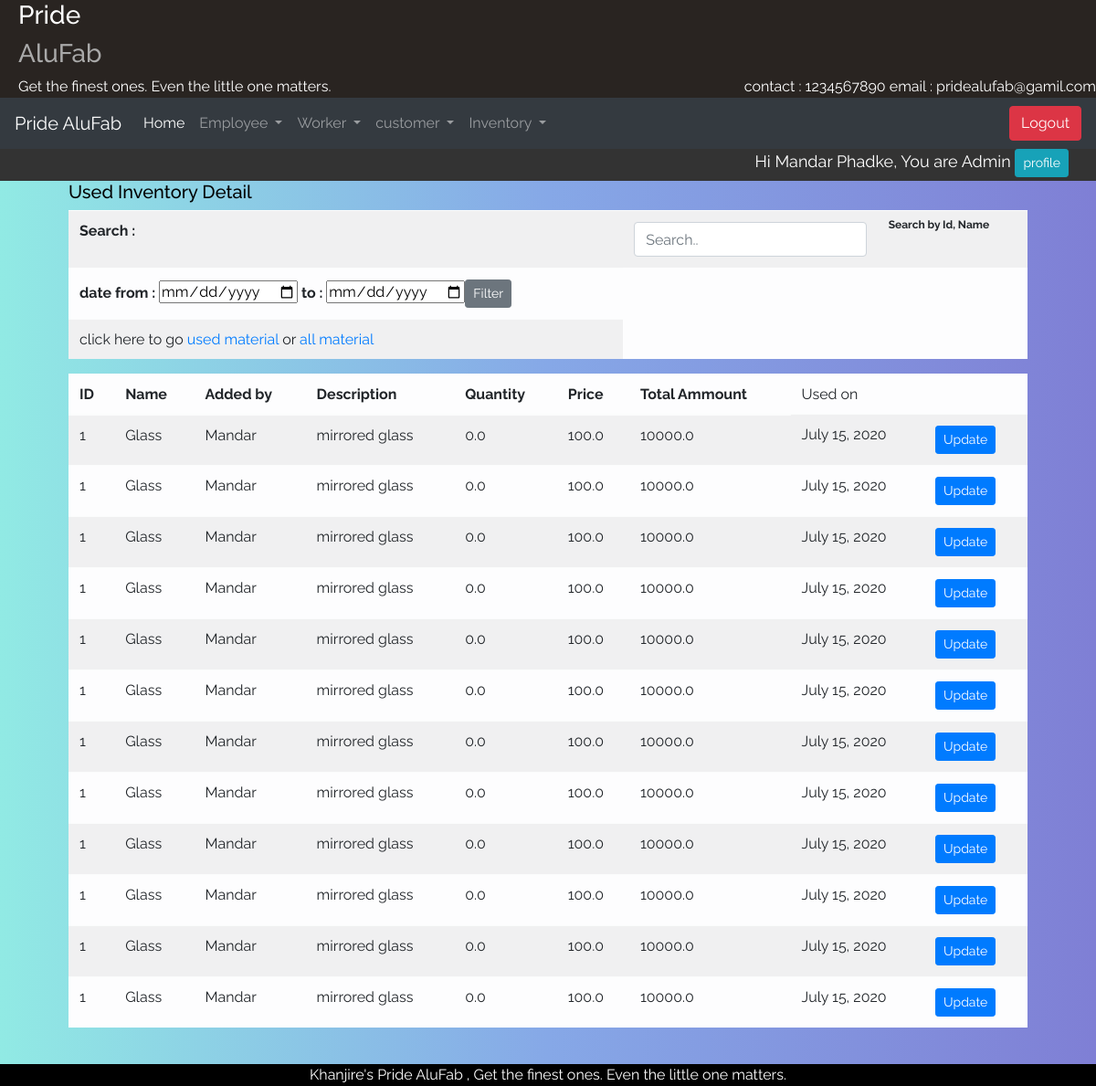
The app's page /Detailenv2 (signed in) with its own data.
### alufab/models.py (models this page shows, shortened)
class Employee(models.Model):
    Emp_id = models.ForeignKey(User, on_delete=models.CASCADE)
    phono = models.IntegerField(default=0)
    Address = models.CharField(default=' ',max_length=100)
    city = models.CharField(default='Ichalkaranji',max_length=20)
    de = [
        ('Manager','Manager'),
        ('Supervisor','Supervisor'),
        ('Admin', 'Admin')
    ]
    designation = models.CharField(max_length=10, choices=de)
    Paymentperday = models.FloatField(default=0)
    is_working=models.BooleanField(default=True)

class Used_material(models.Model):
    used = models.FloatField(default=0)
    cust_name=models.ForeignKey(customer, on_delete=models.CASCADE)
    Emp_id = models.ForeignKey(Employee, on_delete=models.CASCADE)
    Mat_id = models.ForeignKey(material_inventory, on_delete=models.CASCADE)
    userd_on = models.DateField(default=datetime.today)

class material_inventory(models.Model):
    Emp_id = models.ForeignKey(Employee, on_delete=models.CASCADE)
    material_name=models.CharField(max_length=20)
    matrial_description=models.CharField(max_length=100)
    quantity = models.FloatField(default=0)
    price = models.FloatField(default=0)
    total_amt = models.FloatField(default=0)
    is_user = models.BooleanField(default=False)

### alufab/views.py (the view)
# urls.py: path('Detailenv2', views.Detailenv2,name='Detailenv2'),
def Detailenv2(request):
    obj=Used_material.objects.all()
    empid = request.user.id
    desig = Employee.objects.get(Emp_id=empid)
    data={'obj':obj,'desig':desig}
    return render(request, 'alufab/material_used_inventory_list.html', data)

### templates/alufab/material_used_inventory_list.html (shortened to what this page needs)
{% extends 'home.html' %}
{% block content %}
<div class="detail_view">
    <h5>Used Inventory Detail</h5>
    <table class="table table-light table-responsive-sm table-striped table_detail">
        <tr><Th colspan="3">Search : </Th><th colspan="3"><input class="form-control" id="myInput" type="text" placeholder="Search.."></th><th><sub>Search by Id, Name </sub></th></tr>
<tr>
    <th><form method="get" action="{% url 'filterCustomer' %}">date from : <input type="date" name="from"/> to : <input type="date" name="to"/><button type="submit" name="filter" class="btn btn-secondary btn-sm">Filter</button></form></th>
</tr>
<tr>
  <td>click here to go <a href="{% url 'DetailInv1' %}">used material</a> or <a href="{% url 'DetailInv0' %}">all material</a></td>
</tr>
    </table>
    <table class="table table-light table-responsive-sm table-striped table_detail" id="myTable">
      <thead>
          <tr>
                <th class="sort">ID</th>
                <th class="sort">Name</th>
                <th class="sort">Added by</th>
                <th class="sort">Description</th>
                <th class="sort">Quantity</th>
                <th class="sort">Price</th>
                <th class="sort">Total Ammount</th>
                <td class="sort"> Used on</td>
            </tr
          </thead>
          <tbody>
            {%for i in obj%}
            <tr>
                <td><label>{{i.Mat_id.id}}</label></td>
                <td><label>{{i.Mat_id.material_name}}</label></td>
                <td><label>{{i.Mat_id.Emp_id.Emp_id}}</label></td>
                <td><label>{{i.Mat_id.matrial_description}}</label></td>
                <td><label>{{i.Mat_id.quantity}}</label></td>
                <td><label>{{i.Mat_id.price}}</label></td>
                <td><label>{{i.Mat_id.total_amt}}</label></td>
                <td><label>{{i.userd_on}}</label></td>
                <td><a href="{% url 'UpdateInventory' i.id%}"><button class="btn btn-sm btn-primary">Update</button></a></td>
            </tr>
            {%endfor%}
          </tbody>
        </table>
</div>
<br>
{% endblock %}

### templates/home.html (shortened to what this page needs)
{%load static%}
<html lang="en">
<head>
    <link rel="stylesheet" href="https://stackpath.bootstrapcdn.com/bootstrap/4.3.1/css/bootstrap.min.css">
    <link href="https://cdnjs.cloudflare.com/ajax/libs/select2/4.0.6-rc.0/css/select2.min.css" rel="stylesheet" />
<link rel="stylesheet" type="text/css" href="{% static 'css/main.css' %}">
<link rel="stylesheet" type="text/css" href="{% static 'css/util.css' %}">
</head>
<body>
<div class="div_top" >
    <div class="container-">
      <h3 style="color: white;">Pride</h3><h3 style="color: darkgrey;">AluFab</h3><h style="color:white;">Get the finest ones.
        Even the little one matters.</h>
      <div style="float:right; color:white;">
        contact : 1234567890
        email : pridealufab@gamil.com
      </div>
    </div>
  </div>
<nav class="navbar navbar-dark bg-dark navbar-expand-lg sticky-top nav">
    <a class="navbar-brand" href="#">Pride AluFab </a>
    <div class="collapse navbar-collapse" id="navbarSupportedContent">
      <ul class="navbar-nav mr-auto">
        <li class="nav-item active">
          <a class="nav-link" href="{% url 'home'%}">Home</a>
        </li>
          <li class="nav-item dropdown">
            <a class="nav-link dropdown-toggle" href="#" role="button" data-toggle="dropdown" aria-haspopup="true" aria-expanded="false">
              Employee
            </a>
          </li>
          <li class="nav-item dropdown">
            <a class="nav-link dropdown-toggle" href="#" role="button" data-toggle="dropdown" aria-haspopup="true" aria-expanded="false">
              Worker
            </a>
          </li>
          <li class="nav-item dropdown">
            <a class="nav-link dropdown-toggle" href="#" id="navbarDropdown" role="button" data-toggle="dropdown" aria-haspopup="true" aria-expanded="false">
              customer
            </a>
          </li>
          <li class="nav-item dropdown">
            <a class="nav-link dropdown-toggle" href="#" id="navbarDropdown" role="button" data-toggle="dropdown" aria-haspopup="true" aria-expanded="false">
              Inventory
            </a>
          </li>
      </ul>
         <span>
              <a href="{% url 'logout_page'%}"><button class="btn btn-danger">Logout</button></a>
          </span>
    </div>
  </nav>
<div class="div_name">
<span class="Name">
  Hi {{request.user.first_name}} {{request.user.last_name}}, You are {{desig.designation}}
              <a href="{% url 'profile' %}"><button class="btn btn-sm btn-info">profile</button></a>
          </span>
</div>
<div id="wrapper" class="active container-fluid froms">
    {% block content %}{% endblock %}
        </div>
<footer>
      Khanjire's Pride AluFab , Get the finest ones.
        Even the little one matters. </footer>
</body>
</html>

### static/css/main.css (style rules this page uses)
body { color:black; background: #7F7FD5; background: -webkit-linear-gradient(to right, #91EAE4, #86A8E7, #7F7FD5); background: linear-gradient(to right, #91EAE4, #86A8E7, #7F7FD5); }
.froms { width:90%; }
footer { background-color:black; width:100%; color:white; text-align:center; }
nav { width:100%; }
.div_top { text-align: left; padding-left: 20px; background-color:#292421; }
.div_name { background-color:#333333; padding-right:30px; color:white; font-size:18px; height:35px; }
.Name { text-align:right; float:right; }

### static/css/util.css (style rules this page uses)
* { margin: 0; padding: 0; outline: none; box-sizing: border-box; font-family: 'Raleway', sans-serif; }

### records on screen
Employee: designation "Admin"
Used_material: Mat_id.id "1", Mat_id.material_name "Glass", Mat_id.Emp_id.Emp_id "Mandar", Mat_id.matrial_description "mirrored glass", Mat_id.quantity "0.0", Mat_id.price "100.0", Mat_id.total_amt "10000.0", userd_on "July 15, 2020"
Used_material: Mat_id.id "1", Mat_id.material_name "Glass", Mat_id.Emp_id.Emp_id "Mandar", Mat_id.matrial_description "mirrored glass", Mat_id.quantity "0.0", Mat_id.price "100.0", Mat_id.total_amt "10000.0", userd_on "July 15, 2020"
Used_material: Mat_id.id "1", Mat_id.material_name "Glass", Mat_id.Emp_id.Emp_id "Mandar", Mat_id.matrial_description "mirrored glass", Mat_id.quantity "0.0", Mat_id.price "100.0", Mat_id.total_amt "10000.0", userd_on "July 15, 2020"
Used_material: Mat_id.id "1", Mat_id.material_name "Glass", Mat_id.Emp_id.Emp_id "Mandar", Mat_id.matrial_description "mirrored glass", Mat_id.quantity "0.0", Mat_id.price "100.0", Mat_id.total_amt "10000.0", userd_on "July 15, 2020"
Used_material: Mat_id.id "1", Mat_id.material_name "Glass", Mat_id.Emp_id.Emp_id "Mandar", Mat_id.matrial_description "mirrored glass", Mat_id.quantity "0.0", Mat_id.price "100.0", Mat_id.total_amt "10000.0", userd_on "July 15, 2020"
Used_material: Mat_id.id "1", Mat_id.material_name "Glass", Mat_id.Emp_id.Emp_id "Mandar", Mat_id.matrial_description "mirrored glass", Mat_id.quantity "0.0", Mat_id.price "100.0", Mat_id.total_amt "10000.0", userd_on "July 15, 2020"
Used_material: Mat_id.id "1", Mat_id.material_name "Glass", Mat_id.Emp_id.Emp_id "Mandar", Mat_id.matrial_description "mirrored glass", Mat_id.quantity "0.0", Mat_id.price "100.0", Mat_id.total_amt "10000.0", userd_on "July 15, 2020"
Used_material: Mat_id.id "1", Mat_id.material_name "Glass", Mat_id.Emp_id.Emp_id "Mandar", Mat_id.matrial_description "mirrored glass", Mat_id.quantity "0.0", Mat_id.price "100.0", Mat_id.total_amt "10000.0", userd_on "July 15, 2020"
Used_material: Mat_id.id "1", Mat_id.material_name "Glass", Mat_id.Emp_id.Emp_id "Mandar", Mat_id.matrial_description "mirrored glass", Mat_id.quantity "0.0", Mat_id.price "100.0", Mat_id.total_amt "10000.0", userd_on "July 15, 2020"
Used_material: Mat_id.id "1", Mat_id.material_name "Glass", Mat_id.Emp_id.Emp_id "Mandar", Mat_id.matrial_description "mirrored glass", Mat_id.quantity "0.0", Mat_id.price "100.0", Mat_id.total_amt "10000.0", userd_on "July 15, 2020"
Used_material: Mat_id.id "1", Mat_id.material_name "Glass", Mat_id.Emp_id.Emp_id "Mandar", Mat_id.matrial_description "mirrored glass", Mat_id.quantity "0.0", Mat_id.price "100.0", Mat_id.total_amt "10000.0", userd_on "July 15, 2020"
Used_material: Mat_id.id "1", Mat_id.material_name "Glass", Mat_id.Emp_id.Emp_id "Mandar", Mat_id.matrial_description "mirrored glass", Mat_id.quantity "0.0", Mat_id.price "100.0", Mat_id.total_amt "10000.0", userd_on "July 15, 2020"

### other values on screen
{{ request.user.first_name }} "Mandar"
{{ request.user.last_name }} "Phadke"
